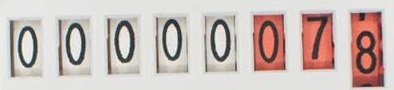
#> input picture test3.jpg, 394 x 90 px
$ python imageReader.py
#> lines starting #> are read from the running program, lines starting #| are printed output that depends on the picture
import pytesseract
from PIL import Image, ImageEnhance

pytesseract.pytesseract.tesseract_cmd = 'C:\\Program Files\\Python392\\Scripts\\Tesseract\\tesseract.exe'

name = 'test3.jpg'
img = Image.open(name)
#> img is the input picture: PIL image 394x90 RGB; mean R, G, B 201.7, 188.1, 183.5

# подрезать изображение, если на картинке не только циферблат

desaturate = ImageEnhance.Color(img)
img = desaturate.enhance(0)
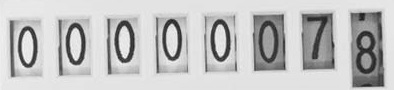
#> img: PIL image 394x90 RGB; min 27, max 252, mean 191.6
brightness = ImageEnhance.Brightness(img)
img = brightness.enhance(2.7)
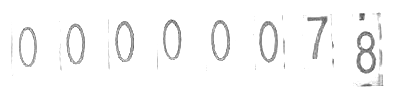
#> img: PIL image 394x90 RGB; min 72, max 255, mean 247.5
contrast = ImageEnhance.Contrast(img)
img = contrast.enhance(7)
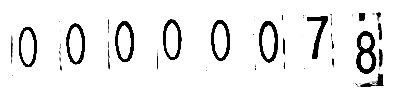
#> img: PIL image 394x90 RGB; min 0, max 255, mean 234.3

img.save("testCont.jpg")

config = r'--oem 3 --psm 7'
#> (the run stopped early here; a loop or call above may not have finished)

$ run again, with test2.jpg copied over test3.jpg
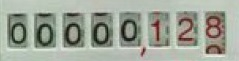
#> input picture test2.jpg, 239 x 61 px
#> img is the input picture: PIL image 239x61 RGB; mean R, G, B 158.8, 164.9, 152.4
#> `img = brightness.enhance(2.7)`:
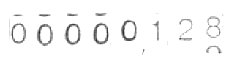
#> img: PIL image 239x61 RGB; min 32, max 255, mean 246.7
#> `img = contrast.enhance(7)`:
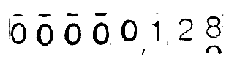
#> img: PIL image 239x61 RGB; min 0, max 255, mean 233.7
